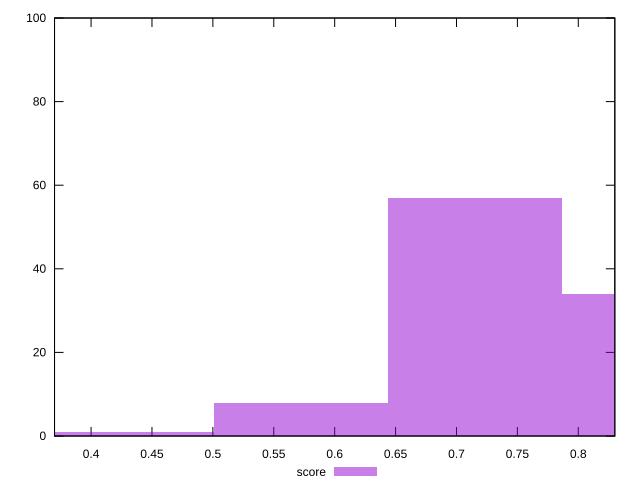

Here is the gnuplot script that generated this plot:
reset

$score <<EOF
0.5721524539022542 8
0.7151905673778178 57
0.8582286808533813 34
0.42911434042669067 1
EOF

set key outside below
set boxwidth 0.14303811347556356
set xrange [0.37:0.83]
set yrange [0:100]
set trange [0:100]
set style fill transparent solid 0.5 noborder
set terminal svg size 640, 490 enhanced background rgb 'white'
set output "report_00015_2021-02-09T16-11-33.973Z/first-cpu-idle/samples/pages+cached+noadtech+nomedia+nocss/score/histogram.svg"

plot $score title "score" with boxes

reset
